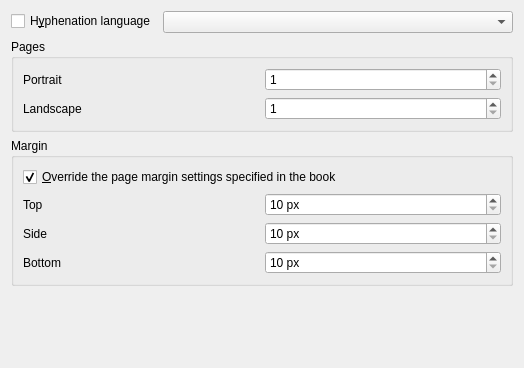
         <widget class="QWidget" name="page_5">
          <property name="geometry">
           <rect>
            <x>0</x>
            <y>0</y>
            <width>524</width>
            <height>368</height>
           </rect>
          </property>
          <attribute name="label">
           <string>Text &amp;layout</string>
          </attribute>
          <layout class="QFormLayout" name="formLayout_5">
           <property name="fieldGrowthPolicy">
            <enum>QFormLayout::ExpandingFieldsGrow</enum>
           </property>
           <item row="7" column="0" colspan="2">
            <widget class="QGroupBox" name="groupBox_2">
             <property name="toolTip">
              <string>The number of pages of text to show on screen </string>
             </property>
             <property name="title">
              <string>Pages</string>
             </property>
             <layout class="QGridLayout" name="gridLayout_2">
              <item row="0" column="0">
               <widget class="QLabel" name="label_27">
                <property name="text">
                 <string>Portrait</string>
                </property>
                <property name="buddy">
                 <cstring>cols_per_screen_portrait</cstring>
                </property>
               </widget>
              </item>
              <item row="0" column="1">
               <widget class="QSpinBox" name="cols_per_screen_portrait">
                <property name="toolTip">
                 <string>Controls the number of pages on the screen when the viewer window's width is less than its height</string>
                </property>
                <property name="minimum">
                 <number>1</number>
                </property>
                <property name="maximum">
                 <number>5</number>
                </property>
               </widget>
              </item>
              <item row="1" column="0">
               <widget class="QLabel" name="label_28">
                <property name="text">
                 <string>Landscape</string>
                </property>
                <property name="buddy">
                 <cstring>cols_per_screen_landscape</cstring>
                </property>
               </widget>
              </item>
              <item row="1" column="1">
               <widget class="QSpinBox" name="cols_per_screen_landscape">
                <property name="toolTip">
                 <string>Controls the number of pages on the screen when the viewer window's height is less than its width</string>
                </property>
                <property name="minimum">
                 <number>1</number>
                </property>
                <property name="maximum">
                 <number>5</number>
                </property>
               </widget>
              </item>
             </layout>
            </widget>
           </item>
           <item row="8" column="0" colspan="2">
            <widget class="QGroupBox" name="groupBox_3">
             <property name="title">
              <string>Margin</string>
             </property>
             <layout class="QGridLayout" name="gridLayout_3">
              <item row="3" column="1">
               <widget class="QSpinBox" name="bottom_margin">
                <property name="suffix">
                 <string> px</string>
                </property>
                <property name="minimum">
                 <number>10</number>
                </property>
                <property name="maximum">
                 <number>1000</number>
                </property>
               </widget>
              </item>
              <item row="1" column="1">
               <widget class="QSpinBox" name="top_margin">
                <property name="suffix">
                 <string> px</string>
                </property>
                <property name="minimum">
                 <number>10</number>
                </property>
                <property name="maximum">
                 <number>1000</number>
                </property>
               </widget>
              </item>
              <item row="0" column="0" colspan="2">
               <widget class="QCheckBox" name="use_book_margins">
                <property name="text">
                 <string>&amp;Override the page margin settings specified in the book</string>
                </property>
                <property name="checked">
                 <bool>true</bool>
                </property>
               </widget>
              </item>
              <item row="2" column="0">
               <widget class="QLabel" name="label_19">
                <property name="text">
                 <string>Side</string>
                </property>
                <property name="buddy">
                 <cstring>side_margin</cstring>
                </property>
               </widget>
              </item>
              <item row="2" column="1">
               <widget class="QSpinBox" name="side_margin">
                <property name="suffix">
                 <string> px</string>
                </property>
                <property name="minimum">
                 <number>10</number>
                </property>
                <property name="maximum">
                 <number>1000</number>
                </property>
               </widget>
              </item>
              <item row="3" column="0">
               <widget class="QLabel" name="label_17">
                <property name="text">
                 <string>Bottom</string>
                </property>
                <property name="buddy">
                 <cstring>bottom_margin</cstring>
                </property>
               </widget>
              </item>
              <item row="1" column="0">
               <widget class="QLabel" name="label_18">
                <property name="text">
                 <string>Top</string>
                </property>
                <property name="buddy">
                 <cstring>top_margin</cstring>
                </property>
               </widget>
              </item>
             </layout>
            </widget>
           </item>
           <item row="5" column="0">
            <widget class="QCheckBox" name="hyphenate">
             <property name="toolTip">
              <string>break line in the middle of large words</string>
             </property>
             <property name="text">
              <string>H&amp;yphenation language</string>
             </property>
            </widget>
           </item>
           <item row="5" column="1">
            <widget class="QComboBox" name="hyphenate_default_lang">
             <property name="sizePolicy">
              <sizepolicy hsizetype="Expanding" vsizetype="Fixed">
               <horstretch>0</horstretch>
               <verstretch>0</verstretch>
              </sizepolicy>
             </property>
             <property name="toolTip">
              <string>The default language to use for hyphenation rules. If the book does not specify a language, this will be used.</string>
             </property>
            </widget>
           </item>
           <item row="9" column="0" colspan="2">
            <spacer name="verticalSpacer_5">
             <property name="orientation">
              <enum>Qt::Vertical</enum>
             </property>
             <property name="sizeHint" stdset="0">
              <size>
               <width>20</width>
               <height>40</height>
              </size>
             </property>
            </spacer>
           </item>
          </layout>
         </widget>
